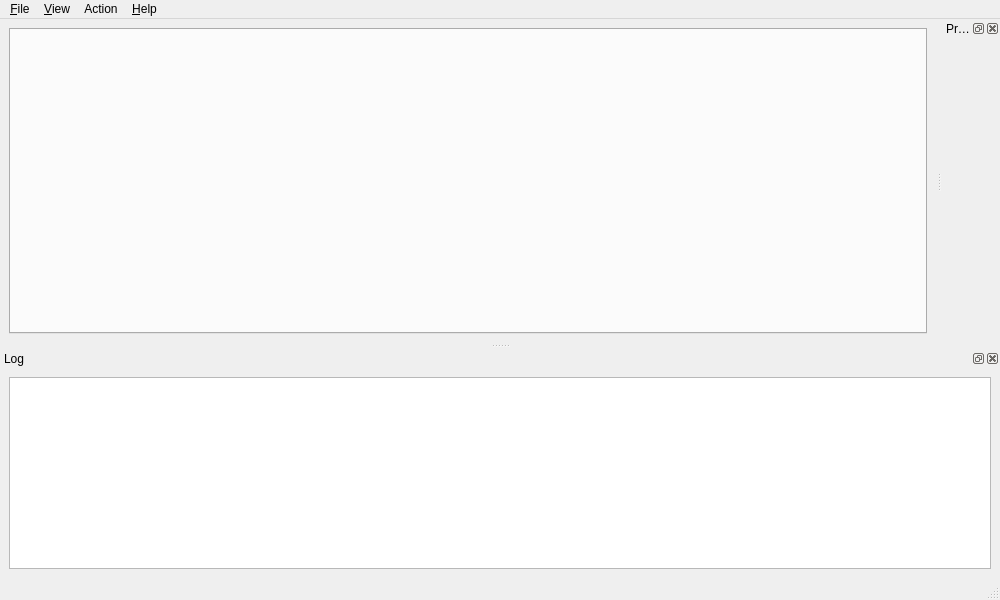
<?xml version="1.0" encoding="UTF-8"?>
<ui version="4.0">
 <class>VisionTuning</class>
 <widget class="QMainWindow" name="VisionTuning">
  <property name="geometry">
   <rect>
    <x>0</x>
    <y>0</y>
    <width>1000</width>
    <height>600</height>
   </rect>
  </property>
  <property name="windowTitle">
   <string>Vision Tuning</string>
  </property>
  <widget class="QWidget" name="centralwidget">
   <layout class="QVBoxLayout" name="verticalLayout">
    <item>
     <widget class="QTabWidget" name="moduleTabs"/>
    </item>
   </layout>
  </widget>
  <widget class="QMenuBar" name="menubar">
   <property name="geometry">
    <rect>
     <x>0</x>
     <y>0</y>
     <width>1000</width>
     <height>21</height>
    </rect>
   </property>
   <widget class="QMenu" name="view_menu">
    <property name="title">
     <string>&amp;View</string>
    </property>
    <addaction name="view_result_action"/>
    <addaction name="view_log_action"/>
   </widget>
   <widget class="QMenu" name="file_menu">
    <property name="title">
     <string>&amp;File</string>
    </property>
    <addaction name="file_save_action"/>
   </widget>
   <widget class="QMenu" name="help_menu">
    <property name="title">
     <string>&amp;Help</string>
    </property>
    <addaction name="help_about_action"/>
   </widget>
   <widget class="QMenu" name="action_menu">
    <property name="title">
     <string>Action</string>
    </property>
    <widget class="QMenu" name="menuIntegrate_to_VisionLive">
     <property name="title">
      <string>Integrate to VisionLive</string>
     </property>
     <addaction name="actionBLC"/>
     <addaction name="actionLSH"/>
     <addaction name="actionLCA"/>
     <addaction name="actionCCM"/>
     <addaction name="actionAll"/>
    </widget>
    <addaction name="actionAdd_CCM_Tab"/>
    <addaction name="separator"/>
    <addaction name="menuIntegrate_to_VisionLive"/>
   </widget>
   <addaction name="file_menu"/>
   <addaction name="view_menu"/>
   <addaction name="action_menu"/>
   <addaction name="help_menu"/>
  </widget>
  <widget class="QStatusBar" name="statusbar"/>
  <widget class="QDockWidget" name="resultDock">
   <property name="floating">
    <bool>false</bool>
   </property>
   <property name="features">
    <set>QDockWidget::AllDockWidgetFeatures</set>
   </property>
   <property name="windowTitle">
    <string>Preview</string>
   </property>
   <attribute name="dockWidgetArea">
    <number>2</number>
   </attribute>
   <widget class="QWidget" name="dockWidgetContents_2">
    <layout class="QVBoxLayout" name="verticalLayout_2"/>
   </widget>
  </widget>
  <widget class="QDockWidget" name="logDock">
   <property name="windowTitle">
    <string>Log</string>
   </property>
   <attribute name="dockWidgetArea">
    <number>8</number>
   </attribute>
   <widget class="QWidget" name="dockWidgetContents">
    <layout class="QVBoxLayout" name="verticalLayout_3">
     <item>
      <widget class="QPlainTextEdit" name="logTabText">
       <property name="readOnly">
        <bool>true</bool>
       </property>
      </widget>
     </item>
    </layout>
   </widget>
  </widget>
  <action name="actionShow_Result_dock">
   <property name="text">
    <string>Show &amp;Result dock</string>
   </property>
  </action>
  <action name="view_log_action">
   <property name="checkable">
    <bool>true</bool>
   </property>
   <property name="checked">
    <bool>true</bool>
   </property>
   <property name="text">
    <string>View &amp;Log dock</string>
   </property>
  </action>
  <action name="view_result_action">
   <property name="checkable">
    <bool>true</bool>
   </property>
   <property name="checked">
    <bool>true</bool>
   </property>
   <property name="text">
    <string>View &amp;Preview dock</string>
   </property>
  </action>
  <action name="file_save_action">
   <property name="text">
    <string>&amp;Save All</string>
   </property>
   <property name="shortcut">
    <string>Ctrl+S</string>
   </property>
  </action>
  <action name="help_about_action">
   <property name="text">
    <string>&amp;About Vision Tuning</string>
   </property>
  </action>
  <action name="actionAdd_CCM_Tab">
   <property name="text">
    <string>Add CCM Tab</string>
   </property>
  </action>
  <action name="actionRemove_CCM_Tab">
   <property name="text">
    <string>Remove CCM Tab</string>
   </property>
  </action>
  <action name="actionBLC">
   <property name="text">
    <string>BLC</string>
   </property>
  </action>
  <action name="actionLSH">
   <property name="text">
    <string>LSH</string>
   </property>
  </action>
  <action name="actionLCA">
   <property name="text">
    <string>LCA</string>
   </property>
  </action>
  <action name="actionCCM">
   <property name="text">
    <string>CCM</string>
   </property>
  </action>
  <action name="actionAll">
   <property name="text">
    <string>All</string>
   </property>
  </action>
 </widget>
 <resources/>
 <connections/>
</ui>
